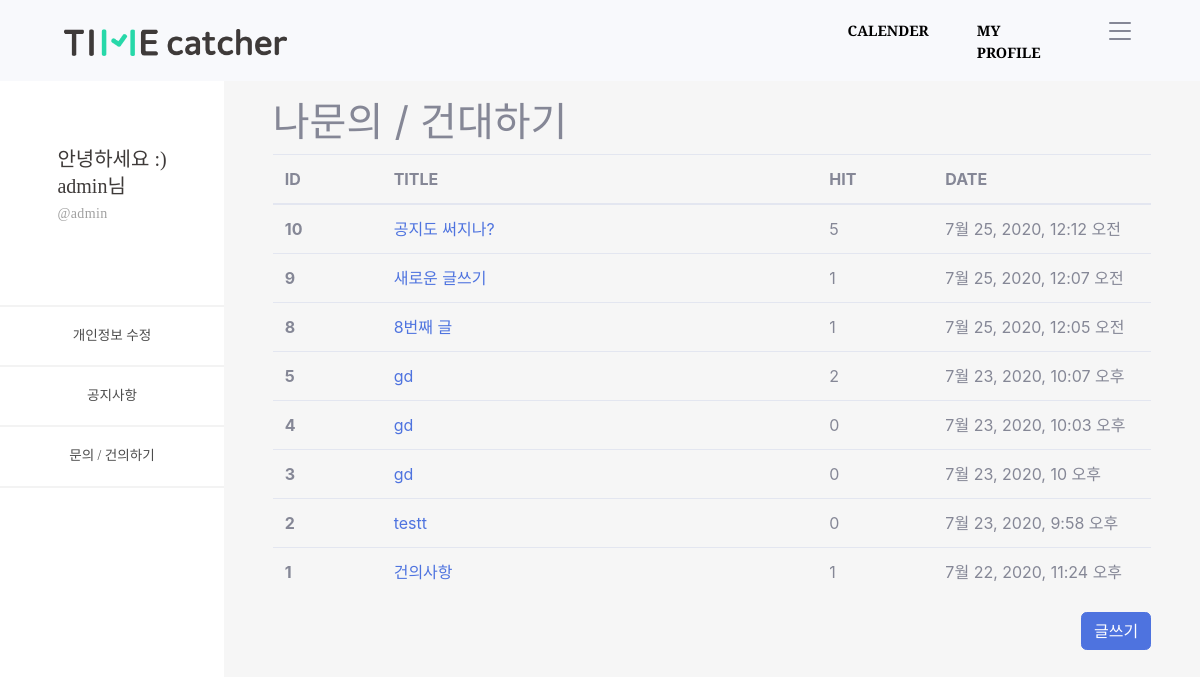
The app's page /timeApp/customer/ (signed in) with its own data.
### timeApp/models.py (models this page shows, shortened)
class Customer(models.Model):
    objects = models.Manager()
    c_title = models.CharField(max_length=100)
    c_body = models.TextField()
    c_hit = models.PositiveIntegerField(default=0)
    c_input_date = models.DateTimeField('date published', default=timezone.now)

### timeApp/views.py (the view)
# urls.py: path('customer/', views.customer, name='customer'),
def customer(request):
    customers = Customer.objects.all().order_by('-id')
    conn_user = request.user
    conn_profile = Profile.objects.get(user=conn_user)
    context = {
        'id' : conn_user.username,
        'nick' : conn_profile.nick,
        'customers' : customers,
    }
    return render(request, 'customer.html', context=context)

### timeApp/templates/customer.html
{% extends 'base_side.html' %}
{% load static %}
{% block content_side %}
<div id="content-wrapper" style="background-color: #f6f6f6;" class="d-flex justify-content-center">
  <div class="cantrion" style="margin-top: 10%; width: 90%;">
    <h1>나문의 / 건대하기</h1>
    <table class="table">
      <thead>
        <colgroup>
          <col style="width: 5%;">
          <col style="width: 20%;">
          <col style="width: 5%;">
          <col style="width: 10%;">
        </colgroup>
        <tr>
          <th scope="col">ID</th>
          <th scope="col">TITLE</th>
          <th scope="col">HIT</th>
          <th scope="col">DATE</th>
        </tr>
      </thead>
      <tbody>
        {% for customer in customers.all %}
        <tr>
          <th scope="row">{{ customer.id }}</th>
          <td><a href="{% url 'customer_detail' customer.id %}">{{ customer.c_title }}</a></td>
          <td>{{ customer.c_hit }}</td>
          <td>{{ customer.c_input_date }}</td>
        </tr>
        {% endfor %}
      </tbody>
    </table>
    <div class="d-flex justify-content-end">
      <a href="{% url 'customer_create' %}" class="btn btn-primary">글쓰기</a>
    </div>
  </div>
</div>
{% endblock %}

### timeProject/templates/base_side.html
{% extends 'base.html' %}
{% load static %}
{% block content %}
<div id="wrapper">
  <ul class="navbar-nav sidebar sidebar-dark accordion" id="accordionSidebar">
    <li class="nav-item active d-flex justify-content-center" style="margin-top: 65%; margin-bottom: 35%;">
      <div class="text-left">
        <a
          style="font-family: SDGtNeobUni-gEb; font-size: 20px; font-weight: normal; font-stretch: normal; font-style: normal; line-height: 1.35; letter-spacing: normal; text-align: left; color: #3e3a39;">안녕하세요
          :)</a>
        <br>
        <a
          style="font-family: SDGtNeobUni-gEb; font-size: 20px; font-weight: normal; font-stretch: normal; font-style: normal; line-height: 1.35; letter-spacing: normal; text-align: left; color: #3e3a39;">{{ id }}님</a>
        <br>
        <a
          style=" font-family: SDGtNeobUni-bLt; font-size: 14px; font-weight: normal; font-stretch: normal; font-style: normal; line-height: 1.93; letter-spacing: normal; text-align: left; color: #a0a0a0; letter-spacing: 0.38px;">@{{ id }}</a>
      </div>
    </li>
    <a>
      <hr style="border: solid 1px #f3f3f3;" class="mb-0 mt-0"></a>
    <li class="nav-item active">
      <a class="nav-link" href="{% url 'profile_update' %}" style="font-family: SDGtNeobUni-bLt;
              font-size: 14px;
              font-weight: normal;
              font-stretch: normal;
              font-style: normal;
              line-height: 1.93;
              letter-spacing: normal;
              text-align: left;
              color: #4c4c4c;">
        <span class="d-flex align-items-center justify-content-center">개인정보 수정</span></a>
    </li>
    <a>
      <hr style="border: solid 1px #f3f3f3;" class="mb-0 mt-0"></a>
    <li class="nav-item active">
      <a class="nav-link" href="{% url 'notices' %}" style="font-family: SDGtNeobUni-bLt;
              font-size: 14px;
              font-weight: normal;
              font-stretch: normal;
              font-style: normal;
              line-height: 1.93;
              letter-spacing: normal;
              text-align: left;
              color: #4c4c4c;">
        <span class="d-flex align-items-center justify-content-center">공지사항</span></a>
    </li>
    <a>
      <hr style="border: solid 1px #f3f3f3;" class="mb-0 mt-0"></a>
    <li class="nav-item active">
      <a class="nav-link" href="{% url 'customer' %}" style="font-family: SDGtNeobUni-bLt;
              font-size: 14px;
              font-weight: normal;
              font-stretch: normal;
              font-style: normal;
              line-height: 1.93;
              letter-spacing: normal;
              text-align: left;
              color: #4c4c4c;">
        <span class="d-flex align-items-center justify-content-center">문의 / 건의하기</span></a>
    </li>
    <a>
      <hr style="border: solid 1px #f3f3f3;" class="mb-0 mt-0"></a>
  </ul>
  {% block content_side %}
  {% endblock %}
</div>
{% endblock %}

### records on screen
Customer: id "10", c_title "공지도 써지나?", c_hit "5", c_input_date "7월 25, 2020, 12:12 오전"
Customer: id "9", c_title "새로운 글쓰기", c_hit "1", c_input_date "7월 25, 2020, 12:07 오전"
Customer: id "8", c_title "8번째 글", c_hit "1", c_input_date "7월 25, 2020, 12:05 오전"
Customer: id "5", c_title "gd", c_hit "2", c_input_date "7월 23, 2020, 10:07 오후"
Customer: id "4", c_title "gd", c_hit "0", c_input_date "7월 23, 2020, 10:03 오후"
Customer: id "3", c_title "gd", c_hit "0", c_input_date "7월 23, 2020, 10 오후"
Customer: id "2", c_title "testt", c_hit "0", c_input_date "7월 23, 2020, 9:58 오후"
Customer: id "1", c_title "건의사항", c_hit "1", c_input_date "7월 22, 2020, 11:24 오후"

### other values on screen
{{ id }} "admin"
